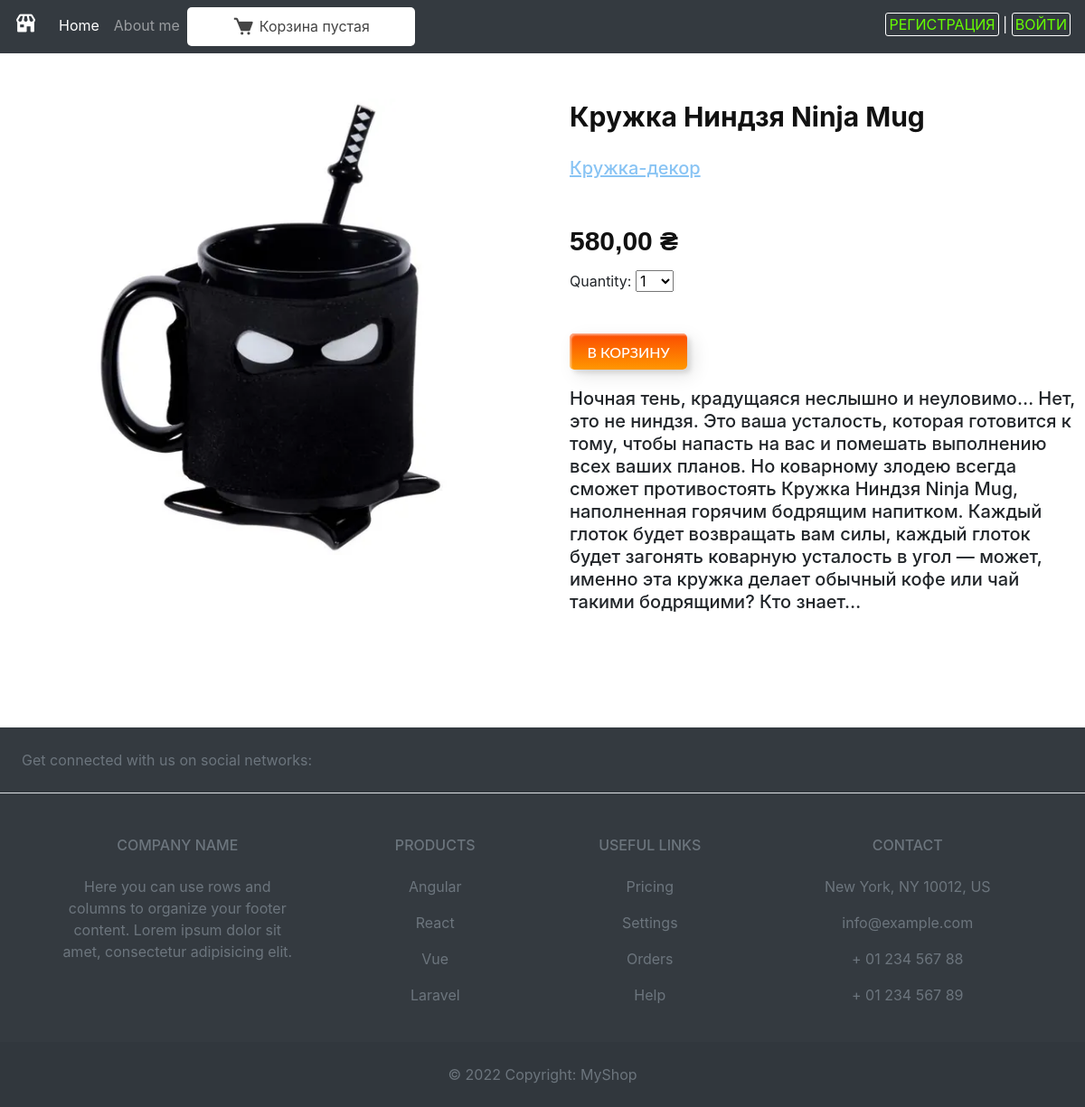
The app's page /14/kruzhka-nindzya-ninja-mug with its own data.
### myshop/models.py (models this page shows, shortened)
class Product(models.Model):
    category = models.ForeignKey(Category,
                                 related_name='products',
                                 on_delete=models.CASCADE)
    name = models.CharField(max_length=50, db_index=True, verbose_name='Наименование')
    slug = models.CharField(max_length=150, db_index=True, unique=True, verbose_name='Ссылка')
    image = models.ImageField(upload_to='product/%Y/%m/%d', blank=True)
    description = models.TextField(max_length=1000, blank=True, verbose_name='Описание')
    price = models.DecimalField(max_digits=10, decimal_places=2, verbose_name='Цена')
    available = models.BooleanField(default=True, verbose_name='Наличие')
    created = models.DateTimeField(auto_now_add=True, verbose_name='Добавлен')
    uploaded = models.DateTimeField(auto_now=True, verbose_name='Изменен')
    class Meta:
        ordering = ('name',)
        verbose_name = 'Товар'
        verbose_name_plural = 'Товары'
        index_together = (('id', 'slug'), )

### myshop/views.py (the view)
# urls.py: path('<int:id>/<slug:slug>', views.product_detail,
def product_detail(request, id, slug):
    product = get_object_or_404(Product, id=id, slug=slug, available=True)
    cart_product_form = CartAddProductForm()
    return render(request, 'shop/product/detail.html', {'product': product,
                                                        'cart_product_form': cart_product_form})

### cart/forms.py
class CartAddProductForm(forms.Form):
    quantity = forms.TypedChoiceField(
                                choices=PRODUCT_QUANTITY_CHOICES,
                                coerce=int)
    update = forms.BooleanField(required=False,
                                initial=False,
                                widget=forms.HiddenInput)

### cart/cart.py (called while the page is built)
    def __len__(self):
        return sum(item['quantity'] for item in self.cart.values())

### cart/context_processors.py (called while the page is built)
def cart(request):
    return {'cart': Cart(request)}

### myshop/models.py (called while the page is built)
    def __str__(self):
        return self.name

    def get_absolute_url(self):
        return reverse('myshop:product_list_by_category', args=[self.slug])

### myshop/templates/shop/product/detail.html (shortened to what this page needs)
{% extends "shop/base.html" %}
{% load static %}
{% block content %}
<div class="content">
        <div class="content_2">
            <div class="detail_img">
                <img src="{% if product.image %}{{ product.image.url }}{% else %}
                {% static 'img/no_image.png' %}{% endif %}" alt="" class="detail_img_tovar">
            </div>
            <div class="detail_text">
                <div class="detail_name">
                    <h4 class="detail_name_tovar">{{ product.name }}</h4>
                    <p><a style="color: rgb(137, 196, 244); text-decoration:underline" href="{{ product.category.get_absolute_url }}">
                        <h5 style="font-size: 20px; margin-top: 25px; color: grey;">{{product.category }}</h5></p></a>
                </div>
                <div class="detail_price">
                    <h5 class="price_detail">{{ product.price }} ₴</h5>
                </div>
                <div class="detail_number">
                    <form id="cart_form" action="{% url 'cart:cart_add' product.id %}" method="post">
                    {{ cart_product_form }}
                    </form>
                </div>
                <div class="detail_button">
                    <button  form="cart_form" type="submit" formmethod="post" class="custom-btn btn-7"><span>В КОРЗИНУ</span></button>
                </div>
                <div class="detail_info">
                    <h4 class="info_text"><p>{{ product.description|linebreaks }}</p></h4>
                </div>
            </div>
        </div>
    </div>
{% endblock %}

### myshop/static/css/base.css (style rules this page uses)
.content { width: 100%; }
.content_2 { margin: 0 auto; display: flex; width: 1220px; height: 100%; }
img { margin: auto; display: block; width: 250px; height: 250px; }
.custom-btn { width: 130px; height: 40px; color: #fff; border-radius: 5px; padding: 10px 25px; font-family: 'Lato', sans-serif; font-weight: 500; background: transparent; cursor: pointer; transition: all 0.3s ease; position: relative; display: inline-block; box-shadow:inset 2px 2px 2px 0px rgba(255,255,255,.5), 7px 7px 20px 0px rgba(0,0,0,.1), 4px 4px 5px 0px rgba(0,0,0,.1); outline: none; }
.btn-7 { background: linear-gradient(0deg, rgba(255,151,0,1) 0%, rgba(251,75,2,1) 100%); line-height: 42px; padding: 0; border: none; }
.btn-7 span { position: relative; display: block; width: 100%; height: 100%; }
.btn-7:before, .btn-7:after { position: absolute; content: ""; right: 0; bottom: 0; background: rgba(251,75,2,1); box-shadow: -7px -7px 20px 0px rgba(255,255,255,.9), -4px -4px 5px 0px rgba(255,255,255,.9), 7px 7px 20px 0px rgba(0,0,0,.2), 4px 4px 5px 0px rgba(0,0,0,.3); transition: all 0.3s ease; }
.btn-7:before { height: 0%; width: 2px; }
.btn-7:after { width: 0%; height: 2px; }
.btn-7 span:before, .btn-7 span:after { position: absolute; content: ""; left: 0; top: 0; background: rgba(251,75,2,1); box-shadow: -7px -7px 20px 0px rgba(255,255,255,.9), -4px -4px 5px 0px rgba(255,255,255,.9), 7px 7px 20px 0px rgba(0,0,0,.2), 4px 4px 5px 0px rgba(0,0,0,.3); transition: all 0.3s ease; }
.btn-7 span:before { width: 2px; height: 0%; }
.btn-7 span:after { height: 2px; width: 0%; }
.detail_img { display: flex; justify-content: center; align-items: center; width: 600px; height: 100%; margin-bottom: 10px; }
.detail_img_tovar { width:auto; height: 505px; }
.detail_text { padding-left: 30px; width: 600px; height: 100%; margin-bottom: 10px; }
.detail_name { width: 100%; height: 100px; }
.detail_name_tovar { font-weight: bold; font-size: 30px; line-height: 40px; margin-bottom: 15px; color: #111; display: block; }
.detail_price { margin-top: 20px; padding-top: 20px; width: 100%; height: 50px; }
.price_detail { font-family: "Futura",sans-serif; color: #111; font-weight: bold; font-size: 30px; height: 100%; }
.detail_number { margin-top: 20px; width: 100%; height: 50px; }
label { display: block; }
.detail_button { margin-top: 20px; width: 100%; height: 40px; }
.detail_info { margin-top: 20px; width: 100%; height: 100%; }
.info_text { font-size: 20px; line-height: 25px; }

### records on screen
Product: image (picture), name "Кружка Ниндзя Ninja Mug", price "580,00", description "Ночная тень, крадущаяся неслышно и неуловимо… Нет, это не ниндзя. Это ваша усталость, которая готовится к тому, чтобы напасть на вас и помешать выполнению всех ваших планов. Но коварному злодею всегда сможет противостоять Кружка Ниндзя Ninja Mug, наполненная горячим бодрящим напитком. Каждый глоток будет возвращать вам силы, каждый глоток будет загонять коварную усталость в угол — может, именно эта кружка делает обычный кофе или чай такими бодрящими? Кто знает…"
